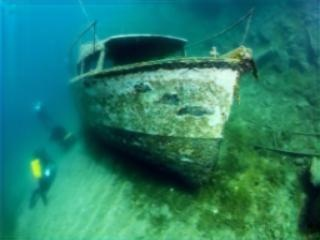
#> input picture abel/input_images/set_f0.jpg, 320 x 240 px, found by its file name; its folder holds 4 pictures in this run
$ python dct.py
#> lines starting #> are read from the running program, lines starting #| are printed output that depends on the picture; after the words box and inside, x2 and y2 are one past the last pixel; in counts of white or black regions, pixels touching at a corner belong together; pictures that were not available may be replaced by others from this repository, and a replacement may not be noted
import cv2
import numpy as np
import matplotlib.pyplot as plt
import os

def apply_low_pass_filter(dft_shift, cutoff_radius=30):
    """
    Applies a low-pass filter to the frequency domain representation of the image.
    Args:
        dft_shift (numpy.ndarray): Shifted DFT of the image.
        cutoff_radius (int): Radius for the low-pass filter.
    Returns:
        numpy.ndarray: DFT with low-pass filter applied.
    """
    rows, cols = dft_shift.shape
    crow, ccol = rows // 2, cols // 2

    # Create a mask with a circular low-pass filter
    mask = np.zeros((rows, cols), np.float32)
    cv2.circle(mask, (ccol, crow), cutoff_radius, 1, thickness=-1)

    # Apply mask to the frequency domain
    dft_shift_filtered = dft_shift * mask
    return dft_shift_filtered

def apply_gain_control_in_frequency_domain(image, gain=1.0, red_gain=1.0, low_pass_radius=30):
    """
    Applies gain control to the image in the frequency domain with noise reduction.
    Args:
        image (numpy.ndarray): Input BGR image.
        gain (float): Gain factor for blue and green channels.
        red_gain (float): Gain factor for the red channel.
        low_pass_radius (int): Radius of the low-pass filter to reduce noise.
    Returns:
        numpy.ndarray: Gain-corrected BGR image with noise reduction.
    """
    channels = cv2.split(image)
    corrected_channels = []

    for i, channel in enumerate(channels):
        # Perform Fourier Transform
        dft = np.fft.fft2(channel)
        dft_shift = np.fft.fftshift(dft)

        # Apply low-pass filter to reduce high-frequency noise
        dft_shift_filtered = apply_low_pass_filter(dft_shift, cutoff_radius=low_pass_radius)

        magnitude = np.abs(dft_shift_filtered)
        phase = np.angle(dft_shift_filtered)

        # Apply different gain for the red channel
        current_gain = red_gain if i == 2 else gain
        magnitude = magnitude * current_gain

        # Reconstruct the modified DFT
        modified_dft_shift = magnitude * np.exp(1j * phase)
        modified_dft = np.fft.ifftshift(modified_dft_shift)

        # Perform Inverse Fourier Transform
        corrected_channel = np.fft.ifft2(modified_dft).real
        corrected_channel = np.clip(corrected_channel, 0, 255).astype(np.uint8)

        # Apply histogram equalization
        corrected_channel = cv2.equalizeHist(corrected_channel)

        corrected_channels.append(corrected_channel)

    corrected_image = cv2.merge(corrected_channels)
    return corrected_image

def enhance_in_frequency_domain_bgr(image, high_boost_factor=1.2, low_pass_radius=30):
    """
    Enhances the image in the frequency domain with noise reduction.
    Args:
        image (numpy.ndarray): Input BGR image.
        high_boost_factor (float): High-boost filtering factor.
        low_pass_radius (int): Radius of the low-pass filter to reduce noise.
    Returns:
        numpy.ndarray: Enhanced BGR image with noise reduction.
    """
    channels = cv2.split(image)
    enhanced_channels = []

    for channel in channels:
        # Perform Fourier Transform
        dft = np.fft.fft2(channel)
        dft_shift = np.fft.fftshift(dft)

        # Apply low-pass filter to reduce high-frequency noise
        dft_shift_filtered = apply_low_pass_filter(dft_shift, cutoff_radius=low_pass_radius)

        rows, cols = channel.shape
        crow, ccol = rows // 2, cols // 2
        radius = 50  # Radius for high-pass filter
        mask = np.ones((rows, cols), np.float32)
        cv2.circle(mask, (ccol, crow), radius, 0, thickness=-1)

        # High-pass filtering
        high_pass = dft_shift_filtered * mask
        high_boost = dft_shift_filtered + high_boost_factor * high_pass

        # Inverse Fourier Transform
        inv_dft_shift = np.fft.ifftshift(high_boost)
        enhanced_channel = np.fft.ifft2(inv_dft_shift).real
        enhanced_channel = np.clip(enhanced_channel, 0, 255).astype(np.uint8)

        enhanced_channels.append(enhanced_channel)

    enhanced_bgr = cv2.merge(enhanced_channels)
    return enhanced_bgr

def match_hr_image_to_enhanced(image, hr_image):
    """
    Matches the enhanced image to the HR image by applying histogram matching.
    Args:
        image (numpy.ndarray): Enhanced image.
        hr_image (numpy.ndarray): High-resolution reference image.
    Returns:
        numpy.ndarray: Enhanced image adjusted to match HR image characteristics.
    """
    # Check if the image dimensions match, if not, resize the enhanced image
    if image.shape != hr_image.shape:
        print(f"Resizing enhanced image from {image.shape} to {hr_image.shape}")
        image_resized = cv2.resize(image, (hr_image.shape[1], hr_image.shape[0]))
    else:
        image_resized = image

    matched_image = cv2.cvtColor(image_resized, cv2.COLOR_BGR2YCrCb)
    hr_image_ycrcb = cv2.cvtColor(hr_image, cv2.COLOR_BGR2YCrCb)

    # Match the Y channel (intensity)
    matched_image[:, :, 0] = cv2.equalizeHist(hr_image_ycrcb[:, :, 0])

    # Convert back to BGR
    matched_image_bgr = cv2.cvtColor(matched_image, cv2.COLOR_YCrCb2BGR)

    return matched_image_bgr

# Set input and HR folder paths
input_folder = r"C:\Users\albin John\OneDrive\Desktop\java\PROJECT\abel\input_images"
hr_folder = r"C:\Users\albin John\OneDrive\Desktop\java\PROJECT\abel\hrr"

input_images = [os.path.join(input_folder, f) for f in os.listdir(input_folder) if f.endswith(('.jpg', '.png'))]
hr_images = [os.path.join(hr_folder, f) for f in os.listdir(hr_folder) if f.endswith(('.jpg', '.png'))]

# Load images
images = [cv2.imread(path) for path in input_images]
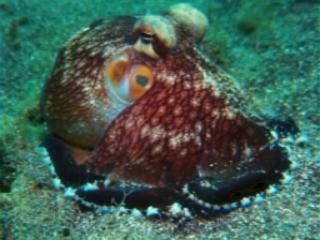
#> input picture abel/input_images/set_f17.jpg, 320 x 240 px, found by its file name
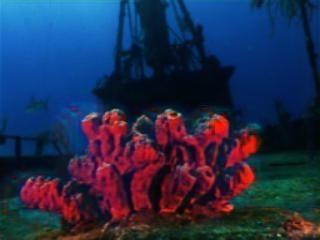
#> input picture abel/input_images/set_f2.jpg, 320 x 240 px, found by its file name
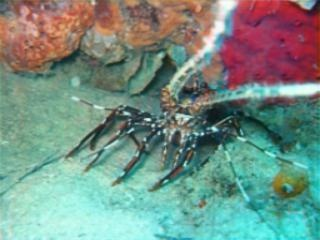
#> input picture abel/input_images/set_f32.jpg, 320 x 240 px, found by its file name
#> images = 4 items
hr_images_list = [cv2.imread(path) for path in hr_images]
#> hr_images_list = 1 item

# Apply gain control to all images
corrected_images = [apply_gain_control_in_frequency_domain(image, gain=1.5, red_gain=1.0, low_pass_radius=30) for image in images]
#> in apply_gain_control_in_frequency_domain, image is the input picture: shape (240, 320, 3); mean B, G, R 106.9, 127.4, 37
#> the loop in apply_gain_control_in_frequency_domain, `for i, channel in enumerate(channels):` made 3 passes
#> current_gain on passes 1 to 3: 1.5, 1.5, 1
#> after the loop in apply_gain_control_in_frequency_domain, `for i, channel in enumerate(channels):`: corrected_channels = 3 items
#> in apply_gain_control_in_frequency_domain, image is the input picture: shape (240, 320, 3); mean B, G, R 83.2, 95.3, 65
#> the loop in apply_gain_control_in_frequency_domain (call 2), `for i, channel in enumerate(channels):` made 3 passes
#> in apply_gain_control_in_frequency_domain, image is the input picture: shape (240, 320, 3); mean B, G, R 78.1, 46.1, 35.2
#> call 4 of apply_gain_control_in_frequency_domain, with gain = 1.5, red_gain = 1, low_pass_radius = 30
#> in apply_gain_control_in_frequency_domain, image is the input picture: shape (240, 320, 3); mean B, G, R 133.2, 143.4, 117.8
#> the loop in apply_gain_control_in_frequency_domain (call 4), `for i, channel in enumerate(channels):` made 3 passes
#> in apply_gain_control_in_frequency_domain (call 4), `corrected_image = cv2.merge(corrected_channels)`:
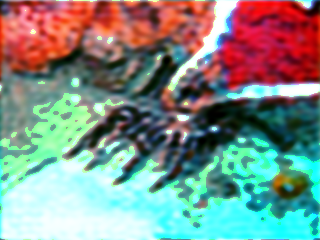
#> corrected_image: shape (240, 320, 3); mean of channels 0, 1, 2 136, 142.8, 128.3; drawn as B, G, R
#> corrected_images = 4 items

# Apply enhancement to gain-controlled images
enhanced_images = [enhance_in_frequency_domain_bgr(image, high_boost_factor=1.2, low_pass_radius=30) for image in corrected_images]
#> the loop in enhance_in_frequency_domain_bgr, `for channel in channels:` made 3 passes
#> after the loop in enhance_in_frequency_domain_bgr, `for channel in channels:`:
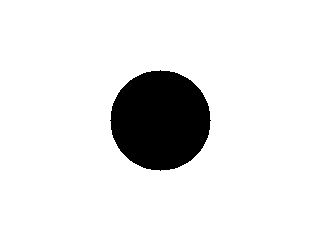
#> mask: shape (240, 320) float32; values 0 (black) and 1 (white), 89.8% white; 1 black region, box (x1, y1, x2, y2) and area: (110, 70, 211, 171) 7845
#> after the loop in enhance_in_frequency_domain_bgr, `for channel in channels:`: enhanced_channels = 3 items
#> the loop in enhance_in_frequency_domain_bgr (call 2), `for channel in channels:` made 3 passes
#> call 3 of enhance_in_frequency_domain_bgr, with high_boost_factor = 1.2, low_pass_radius = 30
#> the loop in enhance_in_frequency_domain_bgr (call 3), `for channel in channels:` made 3 passes
#> in enhance_in_frequency_domain_bgr (call 3), `enhanced_bgr = cv2.merge(enhanced_channels)`:
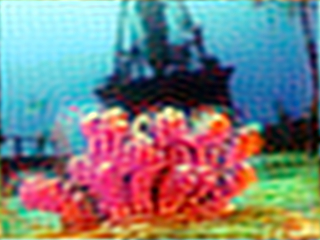
#> enhanced_bgr: shape (240, 320, 3); mean of channels 0, 1, 2 128.4, 127.9, 124; drawn as B, G, R
#> the loop in enhance_in_frequency_domain_bgr (call 4), `for channel in channels:` made 3 passes
#> pass 2, in enhance_in_frequency_domain_bgr (call 4), `enhanced_channel = np.clip(enhanced_channel, 0, 255).astype(np.uint8)`:
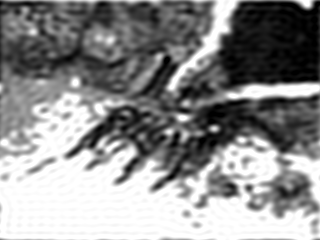
#> enhanced_channel: shape (240, 320); min 0, max 255, mean 141.4
#> enhanced_images = 4 items

# Match the enhanced images to HR images
matched_images = [match_hr_image_to_enhanced(enhanced, hr) for enhanced, hr in zip(enhanced_images, hr_images_list)]
#> matched_images = 1 item

# Display the images side by side for comparison
for i, (original, corrected, enhanced, hr, matched) in enumerate(zip(images, corrected_images, enhanced_images, hr_images_list, matched_images)):
    plt.figure(figsize=(18, 5))

    plt.subplot(1, 5, 1)
    plt.imshow(cv2.cvtColor(original, cv2.COLOR_BGR2RGB))
    plt.title(f"Original {i+1}")
    plt.axis('off')

    plt.subplot(1, 5, 2)
    plt.imshow(cv2.cvtColor(corrected, cv2.COLOR_BGR2RGB))
    plt.title(f"Gain-Controlled {i+1}")
    plt.axis('off')

    plt.subplot(1, 5, 3)
    plt.imshow(cv2.cvtColor(enhanced, cv2.COLOR_BGR2RGB))
    plt.title(f"Enhanced {i+1}")
    plt.axis('off')

    plt.subplot(1, 5, 4)
    plt.imshow(cv2.cvtColor(hr, cv2.COLOR_BGR2RGB))
    plt.title(f"HR {i+1}")
    plt.axis('off')

    plt.subplot(1, 5, 5)
    plt.imshow(cv2.cvtColor(matched, cv2.COLOR_BGR2RGB))
    plt.title(f"Matched {i+1}")
    plt.axis('off')

    plt.tight_layout()
    plt.show()
#> this loop made 1 pass
